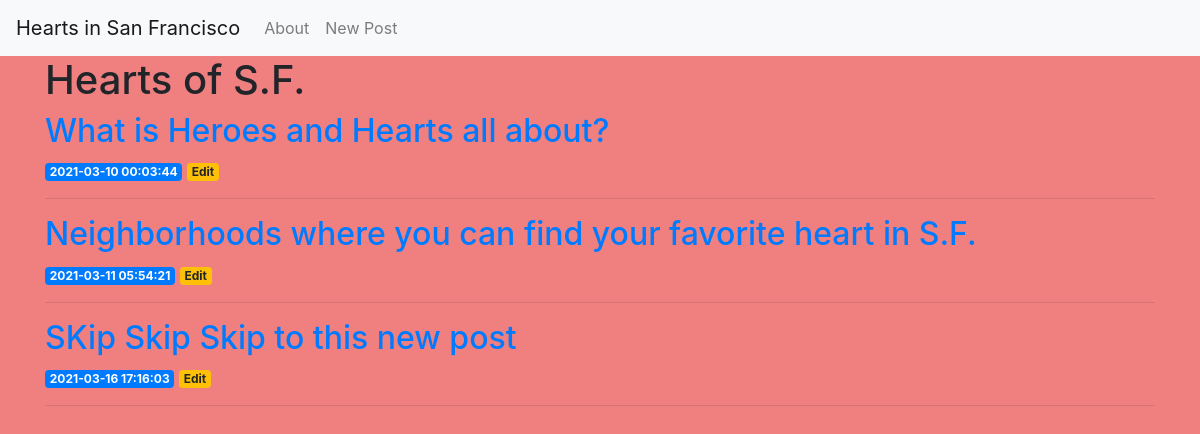
Before: / with the older database file.
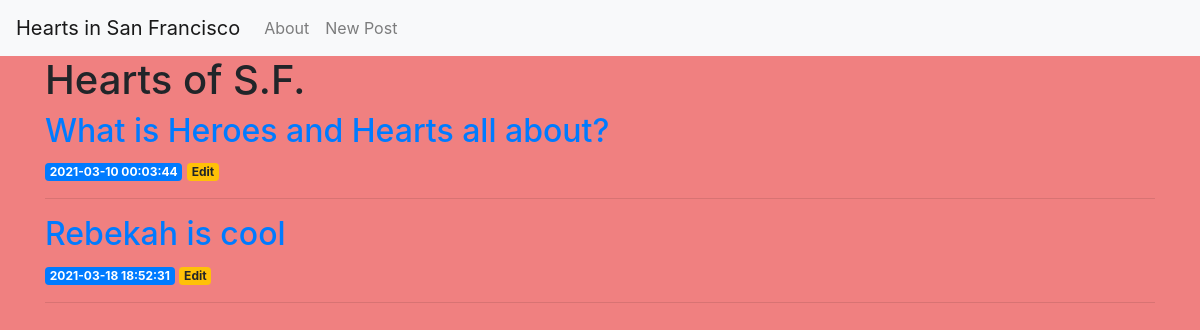
After: the same page with the newer database file.
### tables this page shows
CREATE TABLE posts (
    id INTEGER PRIMARY KEY AUTOINCREMENT, 
    created TIMESTAMP NOT NULL DEFAULT CURRENT_TIMESTAMP,
    title TEXT NOT NULL,
    content TEXT NOT NULL
);

### app.py (the view)
@app.route('/')
def index():
    conn = get_db_connection()
    posts = conn.execute('SELECT * FROM posts').fetchall()
    conn.close()
    return render_template('index.html', posts=posts)

### app.py (called while the page is built)
def get_db_connection():
    conn = sqlite3.connect('database.db')
    conn.row_factory = sqlite3.Row
    return conn

### templates/index.html
{% extends 'base.html' %}
{% block content %}
    <h1>{% block title %} Hearts of S.F. {% endblock %}</h1>
    {% for post in posts %}
    <a href="{{ url_for('post', post_id=post['id']) }}">
        <h2>{{ post['title'] }}</h2>
    </a>
    <span class="badge badge-primary">{{ post['created'] }}</span>
    <a href="{{ url_for('edit', id=post['id']) }}">
        <span class="badge badge-warning">Edit</span>
    </a>
    <hr>
{% endfor %}
{% endblock %}

### templates/base.html (shortened to what this page needs)
<!doctype html>
<html lang="en">
  <head>
    <link rel="stylesheet" href="https://stackpath.bootstrapcdn.com/bootstrap/4.3.1/css/bootstrap.min.css">
  </head>
  <body>
    <nav class="navbar navbar-expand-md navbar-light bg-light">
      <a class="navbar-brand" href="{{ url_for('index')}}">Hearts in San Francisco</a>
      <div class="collapse navbar-collapse" id="navbarNav">
          <ul class="navbar-nav">
          <li class="nav-item">
              <a class="nav-link" href="#">About</a>
          </li>
          <li class="nav-item">
              <a class="nav-link" href="{{url_for('create')}}">New Post</a>
          </li>
          </ul>
      </div>
  </nav>
  <div class="container">
      {% block content %} {% endblock %}
  </div>
  </body>
</html>

### templates/base.html (style rules this page uses)
body { background-color: lightcoral; }

Changed rows visible on the page:
removed posts: title "Neighborhoods where you can find your favorite heart in S.F.", created "2021-03-11 05:54:21"
removed posts: title "SKip Skip Skip to this new post", created "2021-03-16 17:16:03"
added posts: title "Rebekah is cool", created "2021-03-18 18:52:31"
